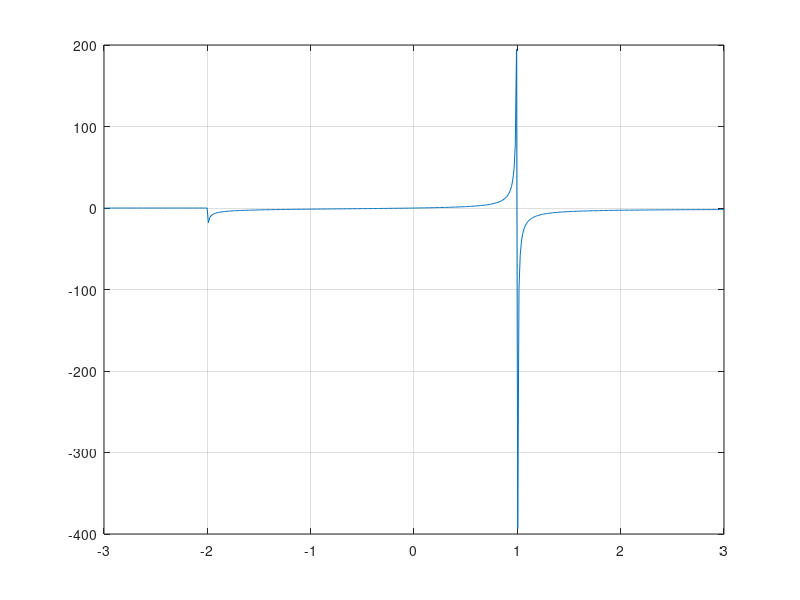

MATLAB code for this plot: (Note: this script raises an error after producing the figure.)
clear all;clc

p = 3.7;
K = 0.04;

f = @(x) (((x)./(1-x)).*sqrt((2*p)./(2+x))) - K

x = linspace(-3,3,500);

figure(1)
plot(x,f(x));
grid on;

[x_a,h_a,it_a] = biseccion(f,-1,0.9,100,1e-8)

disp("\n El valor de la fraccion molar x de H2O que se disocia es")
disp(x_a)
disp("\n")
####################################

xb = 0.02;
g = @(pb) (((xb)/(1-xb))*sqrt((2*pb)./(2+xb))) - K

pb = linspace(-3,20,103);

figure(2)
plot(pb,g(pb));
grid on;

[p_b,h_b,it_b] = biseccion(g,2,5,100,1e-2)

disp("\n La presion total de la mezcla necesaria para disociar una fraccion molar x=0.02")
disp(p_b)
disp("\n")
